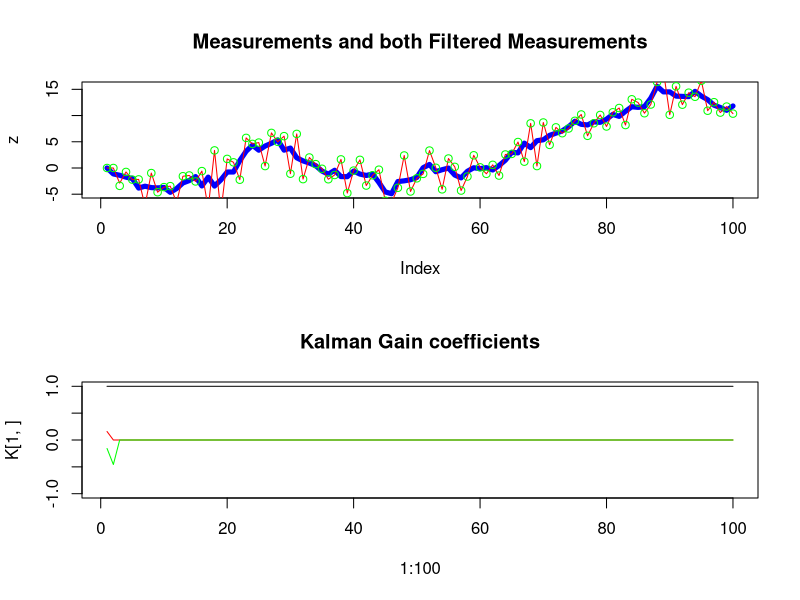

The R script that drew this image:
    #27879 and 29963
    
    T <- 100
    
    #H = [3 -3 1]
    H <- matrix(c(1,0,0),c(1,3)) 
    
    #F is just a tapped delay line
    alpha <- matrix(c(0.9,0,0,0,0.9,0,0,0,0.9),3,3)
    A <- matrix(c(3,1,0,-3,0,1,1,0,0),3,3)
    B <- matrix(c(1,0,0),c(3,1))
    
    sigma_v <- 1
    v <- rnorm(T,0,sigma_v)
    sigma_w <- 0.01
    w <- rnorm(T,0,sigma_w)
    
    x <- matrix(c(0,0,0),c(3,1))
    z <- rep(0,T)
    
    for (t in 1:T)
    {
      z[t] <- H %*% x + w[t]
      x <- A %*% x +v[t]
    }
    par(mfrow=c(2,1))
    plot(z,type="l", col="blue", lwd=5)
    title('Measurements and both Filtered Measurements')
    
    Q <- matrix(c(0,0,0,0,0,0,0,0,sigma_v^2),3,3)
    R <- sigma_w^2
    
    
    library("MASS") # For pseudo inverse ginv()
    
    xkm1km1 <- matrix(rep(0,3*T+3),3,T+1)
    xkkm1 <- matrix(rep(0,3*T),3,T)
    K <- matrix(rep(0,3*T),3,T)
    Pkm1km1 <- matrix(c(1000,0,0 ,0,1000,0, 0,0,1000),3,3)
    zhat <- matrix(rep(0,T),c(T,1))
    
    for (k in 1:T)
    {
      xkkm1[,k] <- A %*% xkm1km1[,k]
      Pkkm1 <- A %*% Pkm1km1 %*% t(A) + Q
      K[,k] <- Pkkm1 %*% t(H) %*% ginv( H %*% Pkkm1 %*% t(H) + R)
      xkm1km1[,k+1] <- xkkm1[,k] + K[,k] %*% (z[k] - H %*% xkkm1[,k])
      Pkm1km1 <- (matrix(c(1,0,0,0,1,0,0,0,1),3,3) - K[,k] %*% H) %*% Pkkm1  
      zhat[k] <- as.numeric(H %*% xkkm1[,k])
    }
    lines(zhat, col="red")
    
    xkm1km1 <- matrix(rep(0,3*T+3),3,T+1)
    xkkm1 <- matrix(rep(0,3*T),3,T)
    zhat <- matrix(rep(0,T),c(T,1))

    for (k in 1:T)
    {
      xkkm1[,k] <- A %*% xkm1km1[,k]
      K[,T] <- Pkkm1 %*% t(H) %*% ginv( H %*% Pkkm1 %*% t(H) + R)
      xkm1km1[,k+1] <- xkkm1[,k] + K[,T] %*% (z[k] - H %*% xkkm1[,k])
      zhat[k] <- as.numeric(H %*% xkkm1[,k])
    }
    points(zhat, col="green")
    
    plot(1:100, K[1,], type="l", ylim=c(-1,1))
    title('Kalman Gain coefficients')
    lines(1:100, K[2,], col="red")
    lines(1:100, K[3,], col="green")
    
